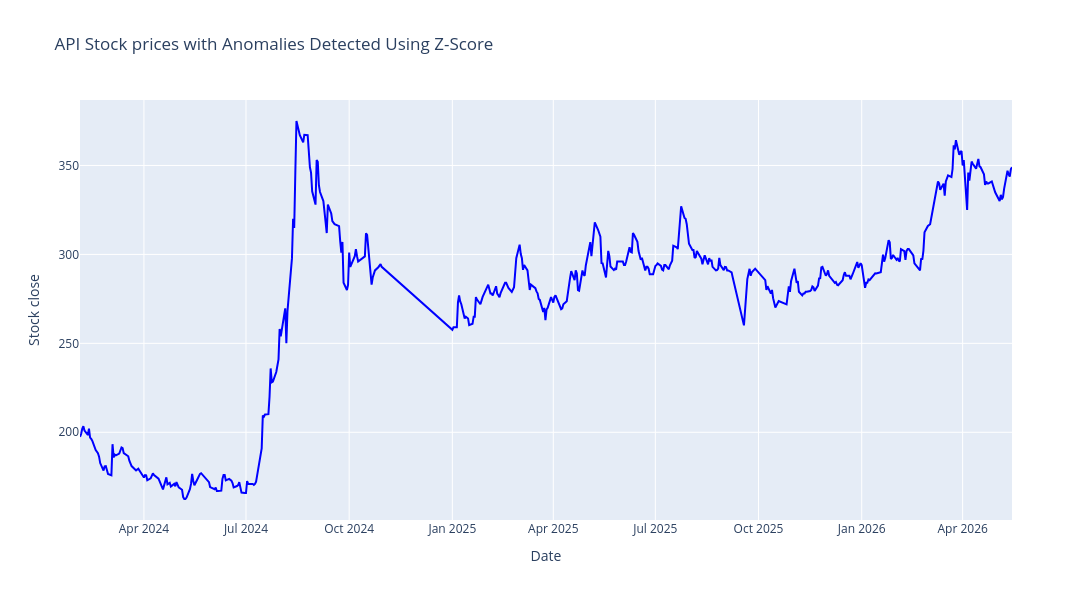

The code cell stored with this chart in its notebook:
### Markdown cell above
### Z Score

### Code cell
# Calculate Z Score for close prices
df["Anomaly_Z_Score"] = zscore(df["close"])

# Identify anomalies where Z-Score >3 or < -3
anomalies_zscore = df[abs(df["Anomaly_Z_Score"]) > z_score_threshold]

# Create the figure
fig = go.Figure()

# Add 'Close' close line
fig.add_trace(
    go.Scatter(
        x=df.index,
        y=df["close"],
        mode="lines",
        name="Close prices",
        line=dict(color="blue", width=2),
    )
)

# Add anomalies (Z-score > 3 or < -3) as red markers
fig.add_trace(
    go.Scatter(
        x=anomalies_zscore.index,
        y=anomalies_zscore["close"],
        mode="markers",
        name="Anomalies (Z-Score)",
        marker=dict(color="red", size=8, symbol="circle"),
        showlegend=True,
    )
)

# Update layout for a larger figure size and title
fig.update_layout(
    title=f"{stock_name} Stock prices with Anomalies Detected Using Z-Score",
    xaxis_title="Date",
    yaxis_title="Stock close",
    autosize=False,
    width=1200,
    height=600,
)

# Show the plot
fig.show()
# df.sort_values(by="Anomaly_Z_Score",ascending=False).head()
anomalies_zscore.head()

### Figure 1 — Plotly figure (JSON) as saved in the notebook; plotly's stock layout.template omitted (floating-point values rounded to 4 significant figures; data arrays with more than 128 entries replaced by an {"elided": "..."} marker saying what was removed)
{"data": [{"line": {"color": "blue", "width": 2}, "mode": "lines", "name": "Close prices", "type": "scatter", "x": {"elided": "481 str values"}, "y": {"elided": "481 float values"}}, {"marker": {"color": "red", "size": 8, "symbol": "circle"}, "mode": "markers", "name": "Anomalies (Z-Score)", "showlegend": true, "type": "scatter", "x": [], "y": []}], "layout": {"autosize": false, "height": 600, "title": {"text": "API Stock prices with Anomalies Detected Using Z-Score"}, "width": 1200, "xaxis": {"title": {"text": "Date"}}, "yaxis": {"title": {"text": "Stock close"}}}}
